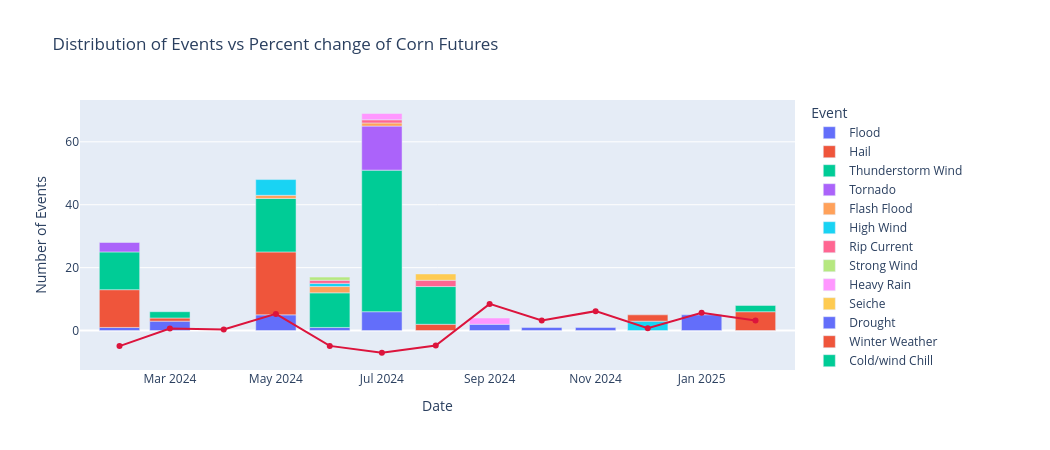

Notebook source saved alongside this figure:
### Markdown cell above
### Visualization 1 Explanation

Insert explanation here: The graph on the left shows that corn prices fluctuate significantly over time, with no consistent mean or variance. This behavior indicates that the raw price data is non-stationary, meaning statistical properties like mean and variance change over time. 

Conclusion: the dataset is influenced by long-term trends, seasonality, and possibly external shocks (e.g. weather, policy, demand changes).

The graph on the right, which shows the log-differenced prices along with the rolling average and rolling standard deviation, illustrates a more stable pattern. Both the rolling mean and standard deviation remain relatively constant over time, suggesting that the transformed data is stationary. 

Conclusion: The data has a constant mean and variance, making it suitable for many statistical modeling techniques, such as time series forecasting using ARIMA.

### Code cell
import plotly.express as px
import plotly.graph_objects as go
df1 = web_parser1("https://www.ncdc.noaa.gov/stormevents/listevents.jsp?eventType=ALL&beginDate_mm=02&beginDate_dd=01&beginDate_yyyy=2024&endDate_mm=02&endDate_dd=28&endDate_yyyy=2025&county=COOK%3A31&hailfilter=0.00&tornfilter=0&windfilter=000&sort=DT&submitbutton=Search&statefips=17%2CILLINOIS")
df2 = extra_source1("../data/raw/fred_corn_price.csv")

def visual2():
    df1.index = df1.index.strftime("%Y-%m")
    df2.index = df2.index.strftime("%Y-%m")
    df = pd.merge(df1, df2, left_index = True, right_index = True, how="inner")
    
    grouped = pd.DataFrame(df.groupby([df.index, "Event"])["Event"].count())
    grouped.rename(columns={"Event": "Count"}, inplace=True)
    grouped.reset_index(inplace=True)
    grouped.rename(columns={"level_0": "Date"}, inplace=True)

    fig = px.bar(grouped, x="Date", y="Count", color="Event", labels={"Date": "Date",
                       "Event": "Event", "Count":"Number of events"}, title = "Distribution of Events vs Percent change of Corn Futures")
    fig.update_layout(yaxis_title='Number of Events',height=450,width=1050)

    fig.add_trace(
    go.Scatter(
        x=df2.loc[df1.index[0]: df1.index[-1]].index,
        y=df2.loc[df1.index[0]: df1.index[-1]]["pct_change"],
        line_color="crimson",
        name="Percent Change for Corn Futures"
    ))

    fig.show()

############ Function Call ############
visual2()

### Figure 1 — Plotly figure (JSON) as saved in the notebook; plotly's stock layout.template omitted (floating-point values rounded to 4 significant figures)
{"data": [{"alignmentgroup": "True", "hovertemplate": "Event=Flood<br>Date=%{x}<br>Number of events=%{y}<extra></extra>", "legendgroup": "Flood", "marker": {"color": "#636efa", "pattern": {"shape": ""}}, "name": "Flood", "offsetgroup": "Flood", "orientation": "v", "showlegend": true, "textposition": "auto", "type": "bar", "x": ["2024-02", "2024-03", "2024-05", "2024-06", "2024-07", "2024-09", "2025-01"], "xaxis": "x", "y": [1, 3, 5, 1, 6, 2, 5], "yaxis": "y"}, {"alignmentgroup": "True", "hovertemplate": "Event=Hail<br>Date=%{x}<br>Number of events=%{y}<extra></extra>", "legendgroup": "Hail", "marker": {"color": "#EF553B", "pattern": {"shape": ""}}, "name": "Hail", "offsetgroup": "Hail", "orientation": "v", "showlegend": true, "textposition": "auto", "type": "bar", "x": ["2024-02", "2024-03", "2024-05", "2024-08"], "xaxis": "x", "y": [12, 1, 20, 2], "yaxis": "y"}, {"alignmentgroup": "True", "hovertemplate": "Event=Thunderstorm Wind<br>Date=%{x}<br>Number of events=%{y}<extra></extra>", "legendgroup": "Thunderstorm Wind", "marker": {"color": "#00cc96", "pattern": {"shape": ""}}, "name": "Thunderstorm Wind", "offsetgroup": "Thunderstorm Wind", "orientation": "v", "showlegend": true, "textposition": "auto", "type": "bar", "x": ["2024-02", "2024-03", "2024-05", "2024-06", "2024-07", "2024-08"], "xaxis": "x", "y": [12, 2, 17, 11, 45, 12], "yaxis": "y"}, {"alignmentgroup": "True", "hovertemplate": "Event=Tornado<br>Date=%{x}<br>Number of events=%{y}<extra></extra>", "legendgroup": "Tornado", "marker": {"color": "#ab63fa", "pattern": {"shape": ""}}, "name": "Tornado", "offsetgroup": "Tornado", "orientation": "v", "showlegend": true, "textposition": "auto", "type": "bar", "x": ["2024-02", "2024-07"], "xaxis": "x", "y": [3, 14], "yaxis": "y"}, {"alignmentgroup": "True", "hovertemplate": "Event=Flash Flood<br>Date=%{x}<br>Number of events=%{y}<extra></extra>", "legendgroup": "Flash Flood", "marker": {"color": "#FFA15A", "pattern": {"shape": ""}}, "name": "Flash Flood", "offsetgroup": "Flash Flood", "orientation": "v", "showlegend": true, "textposition": "auto", "type": "bar", "x": ["2024-05", "2024-06", "2024-07"], "xaxis": "x", "y": [1, 2, 1], "yaxis": "y"}, {"alignmentgroup": "True", "hovertemplate": "Event=High Wind<br>Date=%{x}<br>Number of events=%{y}<extra></extra>", "legendgroup": "High Wind", "marker": {"color": "#19d3f3", "pattern": {"shape": ""}}, "name": "High Wind", "offsetgroup": "High Wind", "orientation": "v", "showlegend": true, "textposition": "auto", "type": "bar", "x": ["2024-05", "2024-06", "2024-12"], "xaxis": "x", "y": [5, 1, 3], "yaxis": "y"}, {"alignmentgroup": "True", "hovertemplate": "Event=Rip Current<br>Date=%{x}<br>Number of events=%{y}<extra></extra>", "legendgroup": "Rip Current", "marker": {"color": "#FF6692", "pattern": {"shape": ""}}, "name": "Rip Current", "offsetgroup": "Rip Current", "orientation": "v", "showlegend": true, "textposition": "auto", "type": "bar", "x": ["2024-06", "2024-07", "2024-08"], "xaxis": "x", "y": [1, 1, 2], "yaxis": "y"}, {"alignmentgroup": "True", "hovertemplate": "Event=Strong Wind<br>Date=%{x}<br>Number of events=%{y}<extra></extra>", "legendgroup": "Strong Wind", "marker": {"color": "#B6E880", "pattern": {"shape": ""}}, "name": "Strong Wind", "offsetgroup": "Strong Wind", "orientation": "v", "showlegend": true, "textposition": "auto", "type": "bar", "x": ["2024-06"], "xaxis": "x", "y": [1], "yaxis": "y"}, {"alignmentgroup": "True", "hovertemplate": "Event=Heavy Rain<br>Date=%{x}<br>Number of events=%{y}<extra></extra>", "legendgroup": "Heavy Rain", "marker": {"color": "#FF97FF", "pattern": {"shape": ""}}, "name": "Heavy Rain", "offsetgroup": "Heavy Rain", "orientation": "v", "showlegend": true, "textposition": "auto", "type": "bar", "x": ["2024-07", "2024-09"], "xaxis": "x", "y": [2, 2], "yaxis": "y"}, {"alignmentgroup": "True", "hovertemplate": "Event=Seiche<br>Date=%{x}<br>Number of events=%{y}<extra></extra>", "legendgroup": "Seiche", "marker": {"color": "#FECB52", "pattern": {"shape": ""}}, "name": "Seiche", "offsetgroup": "Seiche", "orientation": "v", "showlegend": true, "textposition": "auto", "type": "bar", "x": ["2024-08"], "xaxis": "x", "y": [2], "yaxis": "y"}, {"alignmentgroup": "True", "hovertemplate": "Event=Drought<br>Date=%{x}<br>Number of events=%{y}<extra></extra>", "legendgroup": "Drought", "marker": {"color": "#636efa", "pattern": {"shape": ""}}, "name": "Drought", "offsetgroup": "Drought", "orientation": "v", "showlegend": true, "textposition": "auto", "type": "bar", "x": ["2024-10", "2024-11"], "xaxis": "x", "y": [1, 1], "yaxis": "y"}, {"alignmentgroup": "True", "hovertemplate": "Event=Winter Weather<br>Date=%{x}<br>Number of events=%{y}<extra></extra>", "legendgroup": "Winter Weather", "marker": {"color": "#EF553B", "pattern": {"shape": ""}}, "name": "Winter Weather", "offsetgroup": "Winter Weather", "orientation": "v", "showlegend": true, "textposition": "auto", "type": "bar", "x": ["2024-12", "2025-02"], "xaxis": "x", "y": [2, 6], "yaxis": "y"}, {"alignmentgroup": "True", "hovertemplate": "Event=Cold/wind Chill<br>Date=%{x}<br>Number of events=%{y}<extra></extra>", "legendgroup": "Cold/wind Chill", "marker": {"color": "#00cc96", "pattern": {"shape": ""}}, "name": "Cold/wind Chill", "offsetgroup": "Cold/wind Chill", "orientation": "v", "showlegend": true, "textposition": "auto", "type": "bar", "x": ["2025-02"], "xaxis": "x", "y": [2], "yaxis": "y"}, {"line": {"color": "crimson"}, "name": "Percent Change for Corn Futures", "type": "scatter", "x": ["2024-02", "2024-03", "2024-04", "2024-05", "2024-06", "2024-07", "2024-08", "2024-09", "2024-10", "2024-11", "2024-12", "2025-01", "2025-02"], "y": [-4.936, 0.6772, 0.3537, 5.301, -4.864, -7.045, -4.765, 8.482, 3.23, 6.182, 0.7559, 5.685, 3.216]}], "layout": {"barmode": "relative", "height": 450, "legend": {"title": {"text": "Event"}, "tracegroupgap": 0}, "title": {"text": "Distribution of Events vs Percent change of Corn Futures"}, "width": 1050, "xaxis": {"anchor": "y", "autorange": true, "domain": [0, 1], "range": ["2024-01-09 05:17:22.9259", "2025-02-23 18:42:37.0741"], "title": {"text": "Date"}, "type": "date"}, "yaxis": {"anchor": "x", "autorange": true, "domain": [0, 1], "range": [-12.53, 73.29], "title": {"text": "Number of Events"}, "type": "linear"}}}
